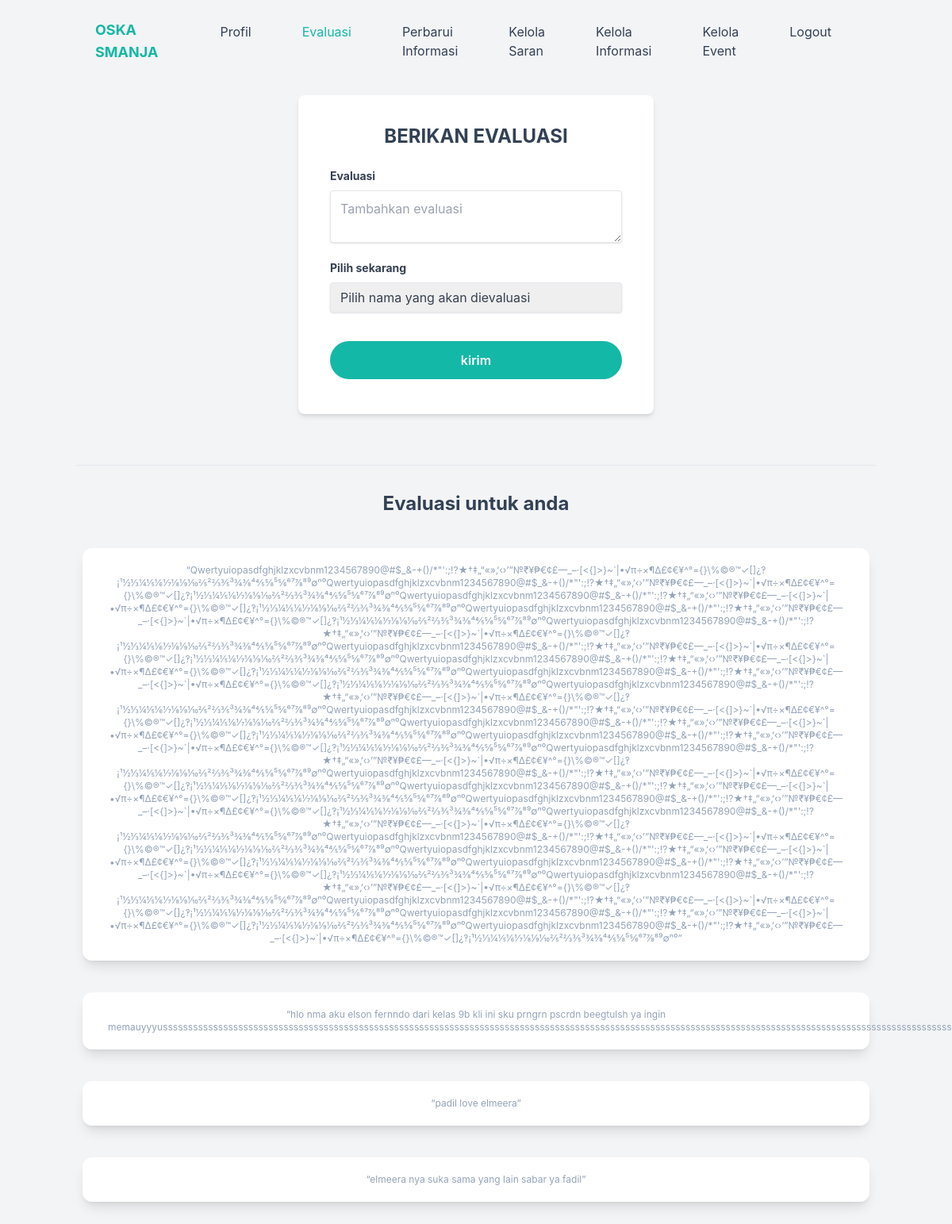
The app's page /Admin/evaluasi.php (signed in), older data.
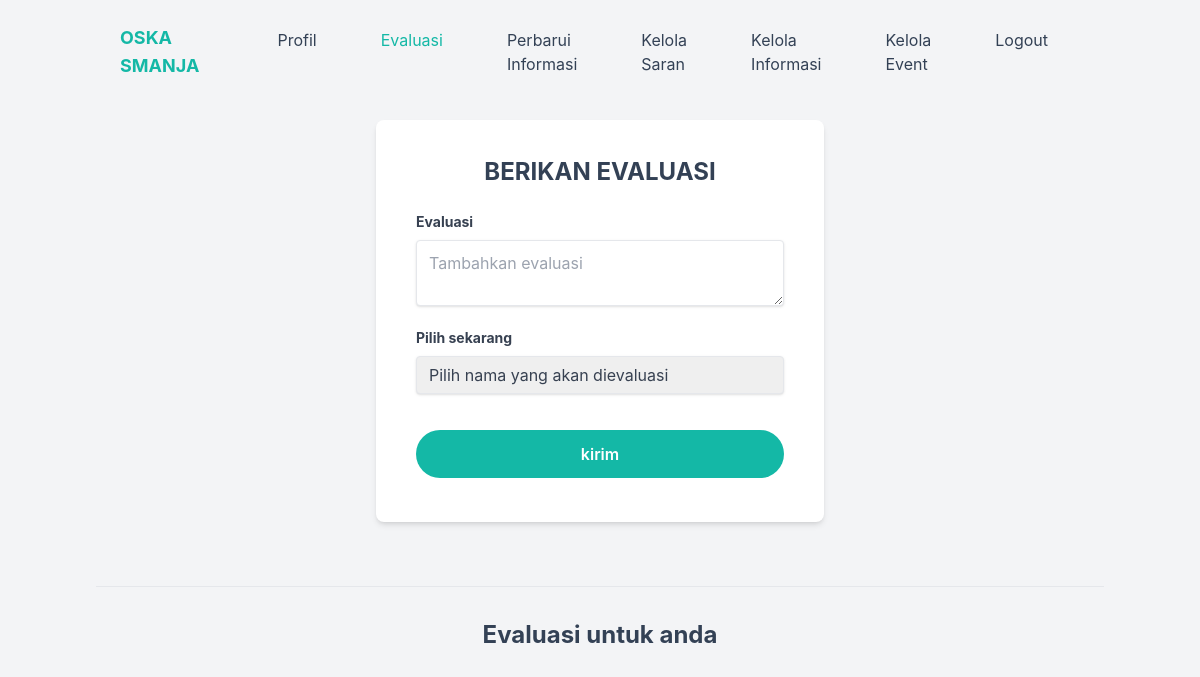
The same page, newer data.
### tables this page shows
CREATE TABLE `evaluasi` (
  `Id` int(11) NOT NULL,
  `Pesan` mediumtext NOT NULL,
  `ToUser` text NOT NULL
);

### src/Admin/evaluasi.php (the view, shortened to what this page needs)
<?php
require "../Database/koneksi.php";
?>
<!DOCTYPE html>
<html lang="id">
<head>
    <link rel="stylesheet" href="../output.css">
</head>
<body class="bg-gray-100 fade-anim">
    <header class="bg-transparent absolute top-0 left-0 w-full flex items-center z-10">
        <div class="container">
            <div class="flex items-center justify-between relative">
                <div class="px-4">
                    <p class="font-bold text-lg text-primary block py-6">OSKA SMANJA</p>
                </div>
                <div class="flex items-center px-4">
                    <nav id="nav-menu"
                        class="hidden absolute py-5 bg-white shadow-lg rounded-lg max-w-[250px] w-full right-4 top-full lg:block lg:static lg:bg-transparent lg:max-w-full lg:shadow-none lg:rounded-none">
                        <ul class="block lg:flex">
                            <li class="group">
                                <a href="/admin/home"
                                    class="text-base text-dark py-2 mx-8 flex  group-hover:text-primary">Profil</a>
                            </li>
                            <li class="group">
                                <p class="text-base py-2 mx-8 flex text-primary">
                                    Evaluasi</p>
                            </li>
                            <li class="group">
                                <a href="/admin/update"
                                    class="text-base text-dark py-2 mx-8 flex  group-hover:text-primary">Perbarui
                                    Informasi</a>
                            </li>
                            <li class="group">
                                <a href="/admin/saran"
                                    class="text-base text-dark py-2 mx-8 flex  group-hover:text-primary">Kelola
                                    Saran</a>
                            </li>
                            <li class="group">
                                <a href="/admin/informasi"
                                    class="text-base text-dark py-2 mx-8 flex  group-hover:text-primary">Kelola
                                    Informasi</a>
                            </li>
                            <li class="group">
                                <a href="/admin/event"
                                    class="text-base text-dark py-2 mx-8 flex  group-hover:text-primary">Kelola
                                    Event</a>
                            </li>
                            <li class="group">
                                <a href="logout.php"
                                    class="text-base text-dark py-2 mx-8 flex  group-hover:text-primary">Logout</a>
                            </li>
                        </ul>
                    </nav>
                </div>
            </div>
        </div>
    </header>
    <div class="mx-4 pt-[5.5rem]">
        <div class="mx-auto max-w-md pt-8">
            <div class="bg-white shadow-md rounded-lg px-7 md:px-10 pt-6 pb-8 mb-4">
                <h1 class="text-2xl font-bold mb-6 mt-3 text-center text-dark">BERIKAN EVALUASI</h1>
                <form action="" method="post">
                    <div class="mb-4">
                        <label class="block text-gray-700 text-sm font-bold mb-2" for="Eval">
                            Evaluasi
                        </label>
                        <textarea
                            class="shadow appearance-none border rounded w-full py-3 px-3 text-gray-700 leading-tight focus:outline-none focus:ring-primary focus:ring-1 focus:border-primary"
                            id="Eval" type="text" placeholder="Tambahkan evaluasi" name="Eval"></textarea>
                    </div>
                    <div class="mb-6">
                        <label class="block text-gray-700 text-sm font-bold mb-2" for="Desk">
                            Pilih sekarang
                        </label>
                        <select
                            class="shadow appearance-none border rounded w-full py-2 px-3 text-gray-700 mb-3 leading-tight focus:outline-none focus:ring-primary focus:ring-1 focus:border-primary"
                            id="Desk" placeholder="Pilih nama yang akan dievaluasi" name="Desk">
                            <option value="" disabled selected>Pilih nama yang akan dievaluasi</option>
                        </select>
                    </div>
                    <div class="flex items-center justify-between mb-3">
                        <input
                            class="text-base font-semibold text-white bg-primary py-3 px-8 rounded-full w-full hover:opacity-80 hover:shadow-lg transition duration-500s"
                            type="submit" value="kirim" name="connect_eval">
                    </div>
                </form>
            </div>
        </div>
    </div>
    <br><br>
    <hr class="mx-24">
    <?php
        $namaLengkap = urldecode($_COOKIE['Key1']);
        $ambilData = mysqli_query($connect, "SELECT * FROM evaluasi WHERE ToUser = '$namaLengkap'");
    ?>
    <h1 class="text-2xl font-bold mt-8 text-center text-dark">Evaluasi untuk anda</h1>
    <div class="flex items-center justify-center mt-10 container mx-auto">
        <div class="grid grid-cols-1">
            <?php while($tampil = mysqli_fetch_array($ambilData)): ?>
            <div class="rounded-xl shadow-lg mb-10 bg-white">
                <div class="p-5 flex flex-col mx-3 text-center">
                    <p class="text-xs font-normal text-slate-400">
                        “<?php echo htmlspecialchars($tampil["Pesan"]) ?>”
                    </p>
                </div>
            </div>
            <?php endwhile; ?>
        </div>
    </div>
</body>
</html>

Row changes from the older to the newer data that the page shows:
removed evaluasi: Pesan "Qwertyuiopasdfghjklzxcvbnm1234567890@#$_&-+()/*\"':;!?★†‡„“«»‚‘‹›’”№₹¥₱€¢£—_–·[<{]>}~`|•√π÷×¶∆£¢€¥^°={}\\%©®™✓[]¿‽¡¹½⅓¼⅕⅙⅐⅛⅑⅒⅖²⅔⅗³¾⅜⁴⅘⅝⁵⅚⁶⁷⅞⁸⁹∅ⁿ⁰Qwertyuiopasdfghjklzxcvbnm1234567890@#$_&-+()/*\"':;!?★†‡„“«»‚‘‹›’”№₹¥₱€¢£—_–·[<{]>}~`|•√π÷×¶∆£¢€¥^°={}\\%©®™✓[]¿‽¡¹½⅓¼⅕⅙⅐⅛⅑⅒⅖²⅔⅗³¾⅜⁴⅘⅝⁵⅚⁶⁷⅞⁸⁹∅ⁿ⁰Qwertyuiopasdfghjklzxcvbnm1234567890@#$_&-+()/*\"':;!?★†‡„“«»‚‘‹›’”№₹¥₱€¢£—_–·[<{]>}~`|•√π÷×¶∆£¢€¥^°={}\\%©®™✓[]¿‽¡¹½⅓¼⅕⅙⅐⅛⅑⅒⅖²⅔⅗³¾⅜⁴⅘⅝⁵⅚⁶⁷⅞⁸⁹∅ⁿ⁰Qwertyuiopasdfghjklzxcvbnm1234567890@#$_&-+()/*\"':;!?★†‡„“«»‚‘‹›’”№₹¥₱€¢£—_–·[<{]>}~`|•√π÷×¶∆£¢€¥^°={}\\%©®™✓[]¿‽¡¹½⅓¼⅕⅙⅐⅛⅑⅒⅖²⅔⅗³¾⅜⁴⅘⅝⁵⅚⁶⁷⅞⁸⁹∅ⁿ⁰Qwertyuiopasdfghjklzxcvbnm1234567890@#$_&-+()/*\"':;!?★†‡„“«»‚‘‹›’”№₹¥₱€¢£—_–·[<{]>}~`|•√π÷×¶∆£¢€¥^°={}\\%©®™✓[]¿‽¡¹½⅓¼⅕⅙⅐⅛⅑⅒⅖²⅔⅗³…"
removed evaluasi: Pesan "hlo nma aku elson fernndo dari kelas 9b kli ini sku prngrn pscrdn beegtulsh ya ingin…"
removed evaluasi: Pesan "padil love elmeera"
removed evaluasi: Pesan "elmeera nya suka sama yang lain sabar ya fadil"
